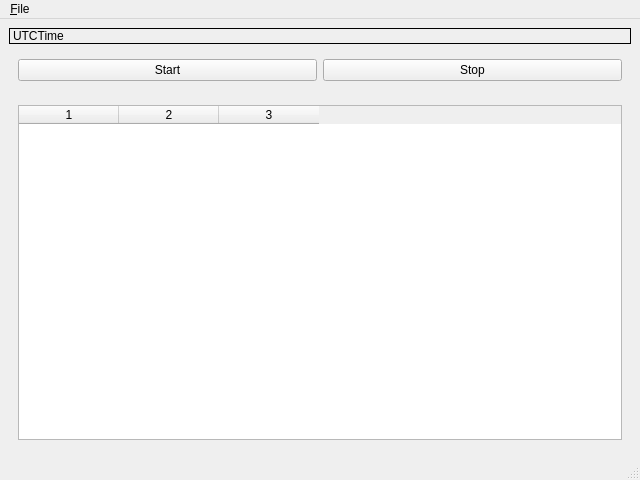
<?xml version="1.0" encoding="UTF-8"?>
<ui version="4.0">
 <class>MainWindow</class>
 <widget class="QMainWindow" name="MainWindow">
  <property name="geometry">
   <rect>
    <x>0</x>
    <y>0</y>
    <width>640</width>
    <height>480</height>
   </rect>
  </property>
  <property name="windowTitle">
   <string>TimeRecorder</string>
  </property>
  <widget class="QWidget" name="centralwidget">
   <layout class="QGridLayout" name="gridLayout">
    <item row="1" column="0">
     <widget class="QWidget" name="widget_2" native="true">
      <layout class="QHBoxLayout" name="horizontalLayout">
       <item>
        <widget class="QPushButton" name="startButton">
         <property name="text">
          <string>Start</string>
         </property>
        </widget>
       </item>
       <item>
        <widget class="QPushButton" name="stopButton">
         <property name="text">
          <string>Stop</string>
         </property>
        </widget>
       </item>
      </layout>
     </widget>
    </item>
    <item row="0" column="0">
     <widget class="QLabel" name="currentTime">
      <property name="frameShape">
       <enum>QFrame::Shape::Box</enum>
      </property>
      <property name="text">
       <string>UTCTime</string>
      </property>
     </widget>
    </item>
    <item row="3" column="0">
     <widget class="QWidget" name="widget" native="true">
      <layout class="QVBoxLayout" name="verticalLayout">
       <item>
        <widget class="QTableWidget" name="tableWidget">
         <property name="columnCount">
          <number>3</number>
         </property>
         <column/>
         <column/>
         <column/>
        </widget>
       </item>
      </layout>
     </widget>
    </item>
   </layout>
  </widget>
  <widget class="QMenuBar" name="menubar">
   <property name="geometry">
    <rect>
     <x>0</x>
     <y>0</y>
     <width>640</width>
     <height>19</height>
    </rect>
   </property>
   <widget class="QMenu" name="menu_File">
    <property name="title">
     <string>&amp;File</string>
    </property>
    <addaction name="action_Save"/>
    <addaction name="action_Load"/>
    <addaction name="actionE_xit"/>
   </widget>
   <addaction name="menu_File"/>
  </widget>
  <widget class="QStatusBar" name="statusbar"/>
  <action name="action_Save">
   <property name="text">
    <string>&amp;Save</string>
   </property>
  </action>
  <action name="action_Load">
   <property name="text">
    <string>&amp;Load</string>
   </property>
  </action>
  <action name="actionE_xit">
   <property name="text">
    <string>E&amp;xit</string>
   </property>
  </action>
 </widget>
 <resources/>
 <connections/>
</ui>
